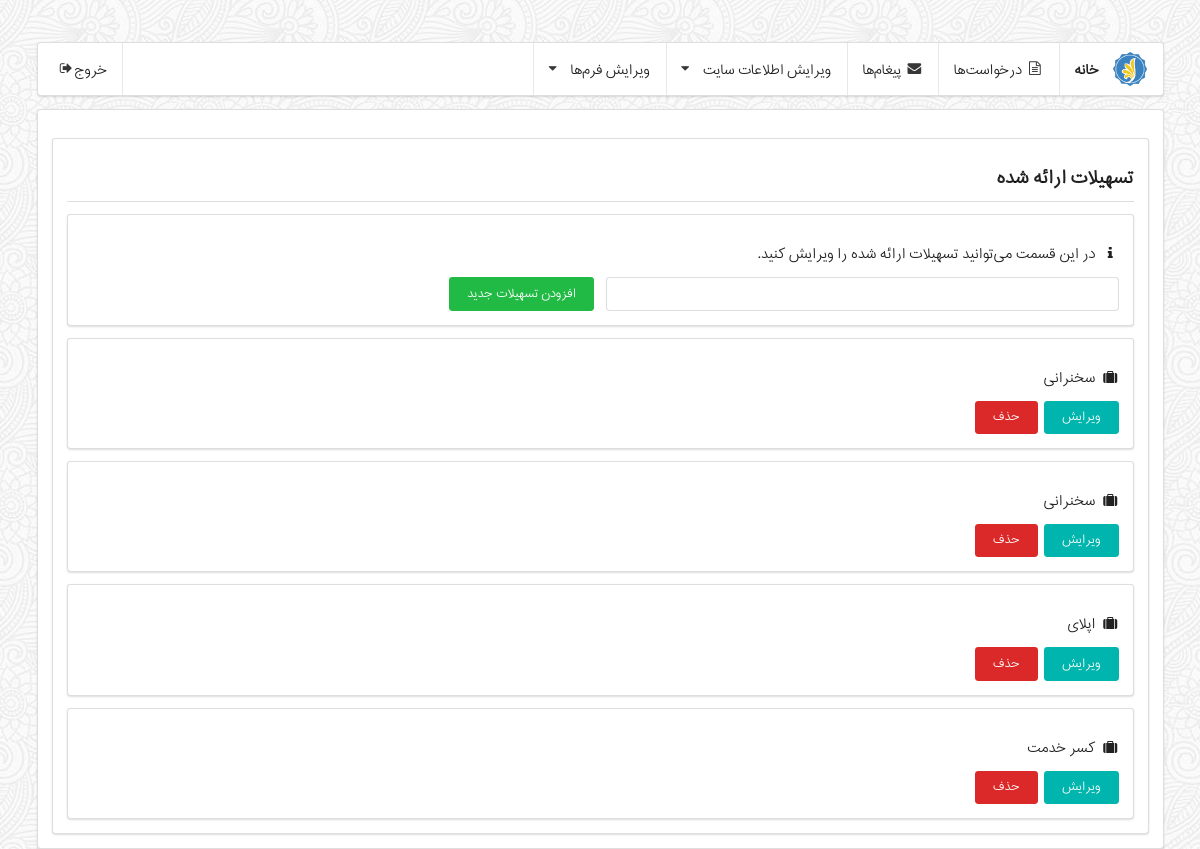
The app's page /manager/facilities/ (signed in) with its own data.
### association/models.py (models this page shows, shortened)
class Facility(models.Model):
    class Meta:
        verbose_name = _('Facility')
        verbose_name_plural = _('Facilities')
    title = models.CharField(
        _('Title'),
        max_length=200,
    )

### manager/views.py (the view, shortened to what this page needs)
# urls.py: url(r'facilities/$', 'manager.views.facilities'),
@user_passes_test(is_manager, login_url='/manager/login/', redirect_field_name=None)
@login_required(login_url='/manager/')
def facilities(request):
    if request.method == "GET":
        form = FacilityForm()
        return render(request, 'manager/manager-dashboard-facilities.html', {
            'form': form,
            'facilities': Facility.objects.all()
        })

### manager/forms.py
class FacilityForm(forms.ModelForm):
    class Meta:
        model = Facility
        fields = ['title']

### manager/views.py (called while the page is built)
def is_manager(user):
    if user.is_superuser:
        return True
    else:
        return False

### templates/manager/manager-dashboard-facilities.html (shortened to what this page needs)
{% extends 'manager/manager-base.html' %}
{% load filters %}
{% load staticfiles %}
{% block segment %}
    <div class="ui segment">
        <div class="ui dividing header">
            تسهیلات ارائه شده
        </div>
        <div class="ui segment">
            <p><i class="info icon"></i>
                در این قسمت می‌توانید تسهیلات ارائه شده را ویرایش کنید.
            </p>
            <form method="POST" action="/manager/facilities/" class="ui form">
                <div class="two fields">
                    <div class="ui input field">
                        {{ form.title }}
                    </div>
                    <div class="ui input field">
                        <button class="ui green button" type="submit">
                        افزودن تسهیلات جدید
                    </button>
                    </div>
                </div>
            </form>
        </div>
        {% for facility in facilities %}
            <div class="ui segment">
                <p><i class="suitcase icon"></i>
                    {{ facility.title }}
                </p>
                <a class="ui teal button" href="/manager/facilities/edit/{{ facility.id }}/">
                    ویرایش
                </a>
                <a class="ui red button" href="/manager/facilities/delete/{{ facility.id }}/">
                    حذف
                </a>
            </div>
        {% endfor %}
    </div>
{% endblock %}

### static/stylesheets/global.css (style rules this page uses)
html { font-size: 12px; }
html[lang="fa"], html[lang="ar"] { direction: rtl; }
*:not(i) { font-family: 'MyTest', 'Lato', Tahoma, sans-serif !important; font-weight: normal; }
body { background-size: cover; background: #DADADA url('../images/symphony.png') fixed; -webkit-font-smoothing: antialiased; }
.ui.button { font-weight: normal; padding-bottom: 0.99em; }

### static/stylesheets/user-dashboard.css (style rules this page uses)
.ui.segment { padding-top: 2em; }
.ui.dividing.header { padding-bottom: .75em; }

### records on screen
Facility: title "سخنرانی"
Facility: title "سخنرانی"
Facility: title "اپلای"
Facility: title "کسر خدمت"
